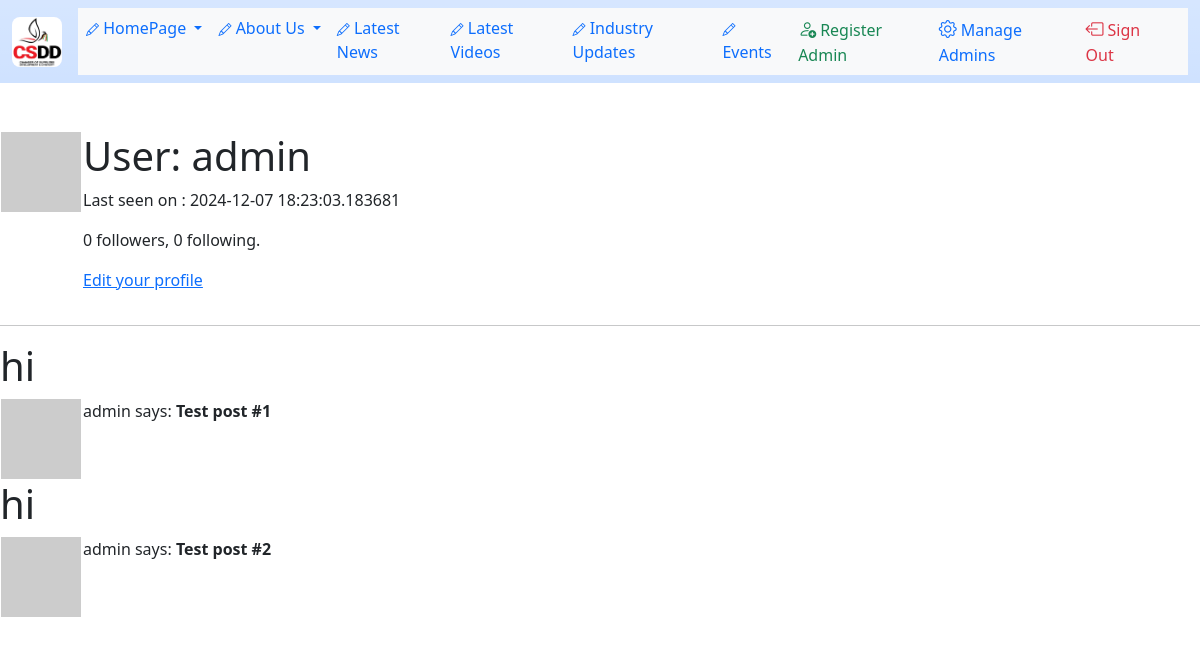
The app's page /user/admin (signed in) with its own data.
### app/models.py (models this page shows, shortened)
class User(UserMixin, db.Model):
    id = db.Column(db.Integer, primary_key=True)
    username = db.Column(db.String(64), index=True, unique=True)
    email = db.Column(db.String(120), index=True, unique=True)
    password_hash = db.Column(db.String(128))
    posts = db.relationship("Post", backref="author", lazy="dynamic")
    about_me = db.Column(db.String(140))
    last_seen = db.Column(db.DateTime, default=lambda: datetime.now(timezone.utc))
    followed = db.relationship(
        "User",
        secondary=followers,
        primaryjoin=(followers.c.follower_id == id),
        secondaryjoin=(followers.c.followed_id == id),
        backref=db.backref("followers", lazy="dynamic"),
        lazy="dynamic",
    )
    def avatar(self, size):
        digest = md5(self.email.lower().encode("utf-8")).hexdigest()
        return "https://www.gravatar.com/avatar/{}?d=identicon&s={}".format(
            digest, size
        )

### app/routes.py (the view)
@app.route("/user/<username>")
@login_required
def user(username):
    user = User.query.filter_by(username=username).first_or_404()
    posts = [
        {"author": user, "body": "Test post #1"},
        {"author": user, "body": "Test post #2"},
    ]
    return render_template("user.html", user=user, posts=posts)

### app/models.py (called while the page is built)
@login.user_loader
def load_user(id):
    return User.query.get(int(id))

### app/routes.py (called while the page is built)
@app.before_request
def before_request():
    if current_user.is_authenticated:
        current_user.last_seen = datetime.now(timezone.utc)
        db.session.commit()

### app/templates/user.html (shortened to what this page needs)
{% extends "base.html" %} {% block content %}
<table>
  <tr valign="top">
    <td><img src="{{ user.avatar(128) }}" alt="" /></td>
    <td>
      <h1>User: {{ user.username }}</h1>
       {% if user.last_seen %}
      <p>Last seen on : {{ user.last_seen }}</p>
      {% endif %}
      <p>
        {{ user.followers.count() }} followers, {{ user.followed.count() }}
        following.
      </p>
      {% if user == current_user %}
      <p><a href="{{ url_for('edit_profile') }}">Edit your profile</a></p>
      {% elif not current_user.is_following(user) %}
      <p>
        <a href="{{ url_for('follow', username=user.username) }}">Follow</a>
      </p>
      {% else %}
      <p>
        <a href="{{ url_for('unfollow', username=user.username) }}">Unfollow</a>
      </p>
      {% endif %}
    </td>
  </tr>
</table>
<hr />
{% for post in posts %} {% include "_post.html" %} {% endfor %} {% endblock %}

### app/templates/base.html (shortened to what this page needs)
<!DOCTYPE html>
<html lang="en" data-bs-theme="auto">
  <head>
    <link
      href="https://cdn.jsdelivr.net/npm/bootstrap@5.3.3/dist/css/bootstrap.min.css"
      rel="stylesheet"
    />
    <link
      rel="stylesheet"
      href="https://cdn.jsdelivr.net/npm/bootstrap-icons@1.11.3/font/bootstrap-icons.min.css"
    />
  </head>
  <body>
    <nav
      class="navbar navbar-expand-lg bg-primary-subtle bg-gradient sticky-top mb-5"
    >
      <div class="container-fluid">
        <a class="navbar-brand" href="{{ url_for('manage_admins')}}">
          <img
            src="{{url_for('static', filename='admin_images/csdd-logo.png')}}"
            alt="CSDD Logo"
            width="50"
            height="50"
            class="rounded-3"
          />
        </a>
        <div
          class="offcanvas offcanvas-end"
          tabindex="-1"
          id="offcanvasNavbar"
          aria-labelledby="offcanvasNavbarLabel"
        >
          <div class="offcanvas-body bg-light">
            <ul class="navbar-nav justify-content-end flex-grow-1 pe-3">
              <li class="nav-item dropdown">
                <a
                  class="nav-link dropdown-toggle link-primary"
                  href="#"
                  role="button"
                  data-bs-toggle="dropdown"
                  aria-expanded="false"
                >
                  <i class="bi bi-pencil" style="font-size: small"></i>
                  HomePage
                </a>
              </li>
              <li class="nav-item dropdown">
                <a
                  class="nav-link dropdown-toggle link-primary"
                  href="#"
                  role="button"
                  data-bs-toggle="dropdown"
                  aria-expanded="false"
                >
                  <i class="bi bi-pencil" style="font-size: small"></i>
                  About Us
                </a>
              </li>
              <li class="nav-item">
                <a
                  class="nav-link link-primary"
                  aria-current="page"
                  href="{{url_for('latest_news')}}"
                >
                  <i class="bi bi-pencil" style="font-size: small"></i> Latest
                  News</a
                >
              </li>
              <li class="nav-item">
                <a
                  class="nav-link link-primary"
                  aria-current="page"
                  href="{{url_for('latest_videos')}}"
                >
                  <i class="bi bi-pencil" style="font-size: small"></i> Latest
                  Videos</a
                >
              </li>
              <li class="nav-item">
                <a
                  class="nav-link link-primary"
                  aria-current="page"
                  href="{{url_for('industry_updates')}}"
                >
                  <i class="bi bi-pencil" style="font-size: small"></i> Industry
                  Updates</a
                >
              </li>
              <li class="nav-item">
                <a
                  class="nav-link link-primary"
                  aria-current="page"
                  href="{{url_for('events')}}"
                >
                  <i class="bi bi-pencil" style="font-size: small"></i>
                  Events</a
                >
              </li>
              <li class="nav-item">
                <a href="{{url_for('register')}}" class="nav-link link-success">
                  <i class="bi bi-person-add me-1" style="font-size: large"></i
                  >Register Admin</a
                >
              </li>
              <li class="nav-item">
                <a
                  href="{{url_for('manage_admins')}}"
                  class="nav-link link-primary"
                  ><i class="bi bi-gear me-1" style="font-size: large"></i
                  >Manage Admins</a
                >
              </li>
              <li class="nav-item">
                <a href="{{url_for('logout')}}" class="nav-link link-danger"
                  ><i
                    class="bi bi-box-arrow-left me-1"
                    style="font-size: large"
                  ></i
                  >Sign Out</a
                >
              </li>
            </ul>
          </div>
        </div>
      </div>
    </nav>
     {% block content %} {% endblock %}
  </body>
</html>

### app/templates/_post.html
<h1>hi</h1>
<table>
  <tr valign="top">
    <td><img src="{{ post.author.avatar(36) }}" alt="" /></td>
    <td>
      <p>{{ post.author.username}} says: <b>{{ post.body }}</b></p>
    </td>
  </tr>
</table>

### records on screen
User: username "admin", last_seen "2024-12-07 18:23:03.183681", author.username "admin" "admin"

### other values on screen
{{ user.followers.count() }} "0"
{{ user.followed.count() }} "0"
{{ post.body }} "Test post #1" "Test post #2"
